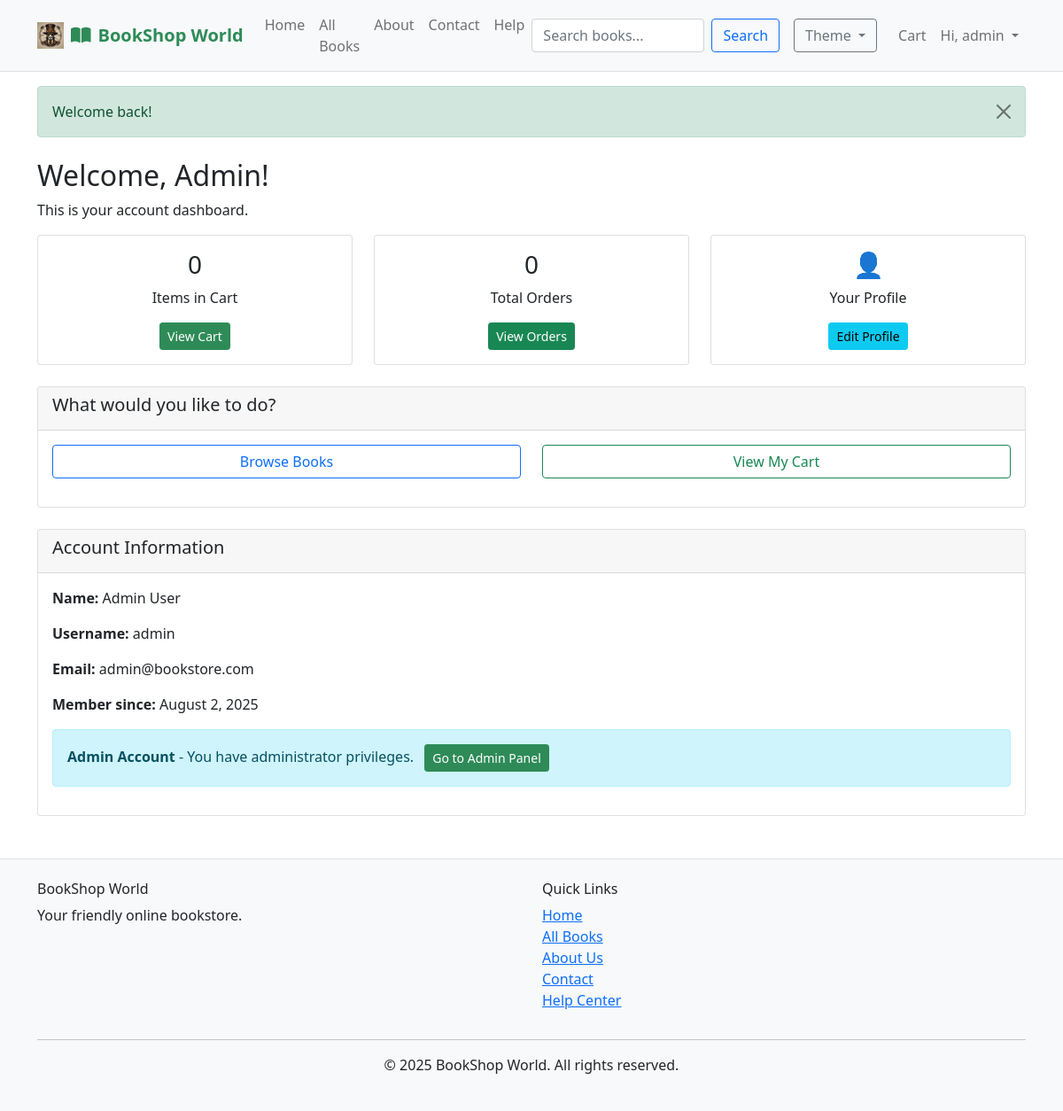
/user/dashboard.php (signed in), run on the app's committed database.
### tables this page shows
CREATE TABLE users (
    id INT AUTO_INCREMENT PRIMARY KEY,
    username VARCHAR(50) UNIQUE NOT NULL,
    email VARCHAR(100) UNIQUE NOT NULL,
    password VARCHAR(255) NOT NULL,
    first_name VARCHAR(50) NOT NULL,
    last_name VARCHAR(50) NOT NULL,
    is_admin BOOLEAN DEFAULT FALSE,
    created_at TIMESTAMP DEFAULT CURRENT_TIMESTAMP
);

### user/dashboard.php (the view, shortened to what this page needs)
<?php
require_once '../config.php';
$stmt = $pdo->prepare("SELECT * FROM users WHERE id = ?");
$stmt->execute([$_SESSION['user_id']]);
$user = $stmt->fetch();
$stmt = $pdo->prepare("SELECT COUNT(*) as count FROM cart_items WHERE user_id = ?");
$stmt->execute([$_SESSION['user_id']]);
$cart_count = $stmt->fetch()['count'];
$stmt = $pdo->prepare("SELECT COUNT(*) as count FROM orders WHERE user_id = ?");
$stmt->execute([$_SESSION['user_id']]);
$order_count = $stmt->fetch()['count'];
require_once '../header.php';
?>
<div class="container mt-4">
    <h2>Welcome, <?php echo htmlspecialchars($user['first_name']); ?>!</h2>
    <p>This is your account dashboard.</p>
    <div class="row mb-4">
        <div class="col-md-4">
            <div class="card text-center">
                <div class="card-body">
                    <h3><?php echo $cart_count; ?></h3>
                    <p>Items in Cart</p>
                    <a href="../cart.php" class="btn btn-primary btn-sm">View Cart</a>
                </div>
            </div>
        </div>
        <div class="col-md-4">
            <div class="card text-center">
                <div class="card-body">
                    <h3><?php echo $order_count; ?></h3>
                    <p>Total Orders</p>
                    <a href="orders.php" class="btn btn-success btn-sm">View Orders</a>
                </div>
            </div>
        </div>
        <div class="col-md-4">
            <div class="card text-center">
                <div class="card-body">
                    <h3>👤</h3>
                    <p>Your Profile</p>
                    <a href="profile.php" class="btn btn-info btn-sm">Edit Profile</a>
                </div>
            </div>
        </div>
    </div>
    <div class="card">
        <div class="card-header">
            <h5>What would you like to do?</h5>
        </div>
        <div class="card-body">
            <div class="row">
                <div class="col-md-6 mb-3">
                    <a href="../products.php" class="btn btn-outline-primary w-100">
                        Browse Books
                    </a>
                </div>
                <div class="col-md-6 mb-3">
                    <a href="../cart.php" class="btn btn-outline-success w-100">
                        View My Cart
                    </a>
                </div>
            </div>
        </div>
    </div>
    <div class="card mt-4">
        <div class="card-header">
            <h5>Account Information</h5>
        </div>
        <div class="card-body">
            <p><strong>Name:</strong> <?php echo htmlspecialchars($user['first_name'] . ' ' . $user['last_name']); ?></p>
            <p><strong>Username:</strong> <?php echo htmlspecialchars($user['username']); ?></p>
            <p><strong>Email:</strong> <?php echo htmlspecialchars($user['email']); ?></p>
            <p><strong>Member since:</strong> <?php echo date('F j, Y', strtotime($user['created_at'])); ?></p>
            <?php if ($user['is_admin']): ?>
            <div class="alert alert-info">
                <strong>Admin Account</strong> - You have administrator privileges.
                <a href="../admin/" class="btn btn-primary btn-sm ms-2">Go to Admin Panel</a>
            </div>
            <?php endif; ?>
        </div>
    </div>
</div>
<?php require_once '../footer.php'; ?>

### data on the page
users: first_name "Admin", first_name+last_name "Admin User", username "admin", email "admin@bookstore.com", created_at "August 2, 2025"

### other printed values
$_SESSION['username'] "admin"
$msg['message'] "Welcome back!"
$cart_count "0"
$order_count "0"
